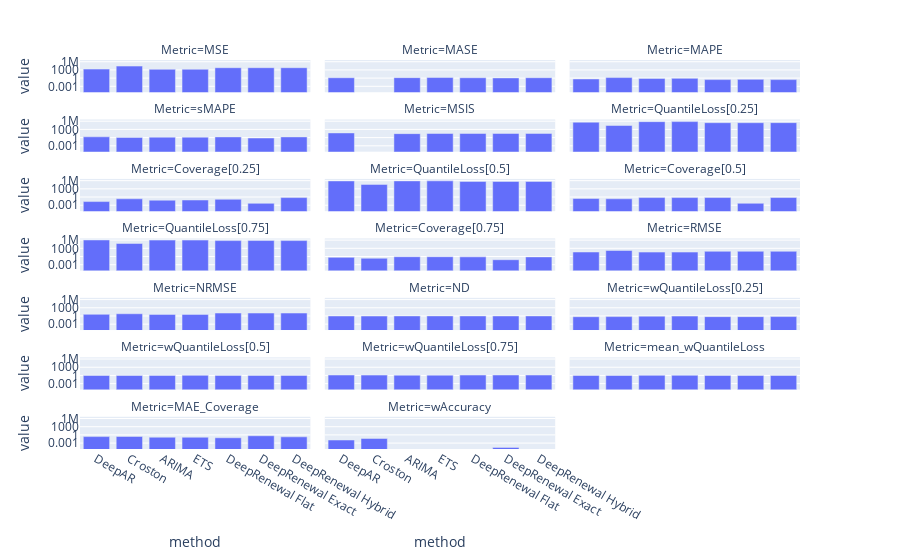

Write notebook code for a chart like this one.
### Code cell
px.bar(plot_df, x="method", y="value", facet_col="Metric", facet_col_wrap=3, log_y=True)

### Figure 1 — Plotly figure (JSON) as saved in the notebook; plotly's stock layout.template omitted (floating-point values rounded to 4 significant figures)
{"data": [{"alignmentgroup": "True", "hovertemplate": "Metric=MSE<br>method=%{x}<br>value=%{y}<extra></extra>", "legendgroup": "", "marker": {"color": "#636efa"}, "name": "", "offsetgroup": "", "orientation": "v", "showlegend": false, "textposition": "auto", "type": "bar", "x": ["DeepAR", "Croston", "ARIMA", "ETS", "DeepRenewal Flat", "DeepRenewal Exact", "DeepRenewal Hybrid"], "xaxis": "x19", "y": [1975.0, 25270.0, 1700.0, 1741.0, 6484.0, 6493.0, 6482.0], "yaxis": "y19"}, {"alignmentgroup": "True", "hovertemplate": "Metric=MASE<br>method=%{x}<br>value=%{y}<extra></extra>", "legendgroup": "", "marker": {"color": "#636efa"}, "name": "", "offsetgroup": "", "orientation": "v", "showlegend": false, "textposition": "auto", "type": "bar", "x": ["DeepAR", "Croston", "ARIMA", "ETS", "DeepRenewal Flat", "DeepRenewal Exact", "DeepRenewal Hybrid"], "xaxis": "x20", "y": [1.369, null, 1.477, 1.616, 1.38, 1.192, 1.392], "yaxis": "y20"}, {"alignmentgroup": "True", "hovertemplate": "Metric=MAPE<br>method=%{x}<br>value=%{y}<extra></extra>", "legendgroup": "", "marker": {"color": "#636efa"}, "name": "", "offsetgroup": "", "orientation": "v", "showlegend": false, "textposition": "auto", "type": "bar", "x": ["DeepAR", "Croston", "ARIMA", "ETS", "DeepRenewal Flat", "DeepRenewal Exact", "DeepRenewal Hybrid"], "xaxis": "x21", "y": [0.4897, 1.564, 0.7831, 0.8126, 0.2884, 0.3527, 0.2853], "yaxis": "y21"}, {"alignmentgroup": "True", "hovertemplate": "Metric=sMAPE<br>method=%{x}<br>value=%{y}<extra></extra>", "legendgroup": "", "marker": {"color": "#636efa"}, "name": "", "offsetgroup": "", "orientation": "v", "showlegend": false, "textposition": "auto", "type": "bar", "x": ["DeepAR", "Croston", "ARIMA", "ETS", "DeepRenewal Flat", "DeepRenewal Exact", "DeepRenewal Hybrid"], "xaxis": "x16", "y": [1.933, 1.177, 1.454, 1.455, 1.799, 0.7055, 1.797], "yaxis": "y16"}, {"alignmentgroup": "True", "hovertemplate": "Metric=MSIS<br>method=%{x}<br>value=%{y}<extra></extra>", "legendgroup": "", "marker": {"color": "#636efa"}, "name": "", "offsetgroup": "", "orientation": "v", "showlegend": false, "textposition": "auto", "type": "bar", "x": ["DeepAR", "Croston", "ARIMA", "ETS", "DeepRenewal Flat", "DeepRenewal Exact", "DeepRenewal Hybrid"], "xaxis": "x17", "y": [50.33, null, 27.95, 31.5, 31.93, 32.42, 33.33], "yaxis": "y17"}, {"alignmentgroup": "True", "hovertemplate": "Metric=QuantileLoss[0.25]<br>method=%{x}<br>value=%{y}<extra></extra>", "legendgroup": "", "marker": {"color": "#636efa"}, "name": "", "offsetgroup": "", "orientation": "v", "showlegend": false, "textposition": "auto", "type": "bar", "x": ["DeepAR", "Croston", "ARIMA", "ETS", "DeepRenewal Flat", "DeepRenewal Exact", "DeepRenewal Hybrid"], "xaxis": "x18", "y": [421800.0, 26650.0, 678800.0, 707200.0, 279000.0, 276831, 290400.0], "yaxis": "y18"}, {"alignmentgroup": "True", "hovertemplate": "Metric=Coverage[0.25]<br>method=%{x}<br>value=%{y}<extra></extra>", "legendgroup": "", "marker": {"color": "#636efa"}, "name": "", "offsetgroup": "", "orientation": "v", "showlegend": false, "textposition": "auto", "type": "bar", "x": ["DeepAR", "Croston", "ARIMA", "ETS", "DeepRenewal Flat", "DeepRenewal Exact", "DeepRenewal Hybrid"], "xaxis": "x13", "y": [0.02214, 0.2327, 0.06977, 0.08206, 0.1525, 0.004996, 0.6376], "yaxis": "y13"}, {"alignmentgroup": "True", "hovertemplate": "Metric=QuantileLoss[0.5]<br>method=%{x}<br>value=%{y}<extra></extra>", "legendgroup": "", "marker": {"color": "#636efa"}, "name": "", "offsetgroup": "", "orientation": "v", "showlegend": false, "textposition": "auto", "type": "bar", "x": ["DeepAR", "Croston", "ARIMA", "ETS", "DeepRenewal Flat", "DeepRenewal Exact", "DeepRenewal Hybrid"], "xaxis": "x14", "y": [774400.0, 42730.0, 808800.0, 830600.0, 501400.0, 484981, 501200.0], "yaxis": "y14"}, {"alignmentgroup": "True", "hovertemplate": "Metric=Coverage[0.5]<br>method=%{x}<br>value=%{y}<extra></extra>", "legendgroup": "", "marker": {"color": "#636efa"}, "name": "", "offsetgroup": "", "orientation": "v", "showlegend": false, "textposition": "auto", "type": "bar", "x": ["DeepAR", "Croston", "ARIMA", "ETS", "DeepRenewal Flat", "DeepRenewal Exact", "DeepRenewal Hybrid"], "xaxis": "x15", "y": [0.2828, 0.2327, 0.648, 0.6475, 0.6519, 0.005123, 0.6589], "yaxis": "y15"}, {"alignmentgroup": "True", "hovertemplate": "Metric=QuantileLoss[0.75]<br>method=%{x}<br>value=%{y}<extra></extra>", "legendgroup": "", "marker": {"color": "#636efa"}, "name": "", "offsetgroup": "", "orientation": "v", "showlegend": false, "textposition": "auto", "type": "bar", "x": ["DeepAR", "Croston", "ARIMA", "ETS", "DeepRenewal Flat", "DeepRenewal Exact", "DeepRenewal Hybrid"], "xaxis": "x10", "y": [1101000.0, 58820.0, 999600.0, 1007000.0, 660800.0, 691400.0, 668700.0], "yaxis": "y10"}, {"alignmentgroup": "True", "hovertemplate": "Metric=Coverage[0.75]<br>method=%{x}<br>value=%{y}<extra></extra>", "legendgroup": "", "marker": {"color": "#636efa"}, "name": "", "offsetgroup": "", "orientation": "v", "showlegend": false, "textposition": "auto", "type": "bar", "x": ["DeepAR", "Croston", "ARIMA", "ETS", "DeepRenewal Flat", "DeepRenewal Exact", "DeepRenewal Hybrid"], "xaxis": "x11", "y": [0.4836, 0.2327, 0.8476, 0.8492, 0.7366, 0.06689, 0.7143], "yaxis": "y11"}, {"alignmentgroup": "True", "hovertemplate": "Metric=RMSE<br>method=%{x}<br>value=%{y}<extra></extra>", "legendgroup": "", "marker": {"color": "#636efa"}, "name": "", "offsetgroup": "", "orientation": "v", "showlegend": false, "textposition": "auto", "type": "bar", "x": ["DeepAR", "Croston", "ARIMA", "ETS", "DeepRenewal Flat", "DeepRenewal Exact", "DeepRenewal Hybrid"], "xaxis": "x12", "y": [44.45, 159.0, 41.24, 41.72, 80.52, 80.58, 80.51], "yaxis": "y12"}, {"alignmentgroup": "True", "hovertemplate": "Metric=NRMSE<br>method=%{x}<br>value=%{y}<extra></extra>", "legendgroup": "", "marker": {"color": "#636efa"}, "name": "", "offsetgroup": "", "orientation": "v", "showlegend": false, "textposition": "auto", "type": "bar", "x": ["DeepAR", "Croston", "ARIMA", "ETS", "DeepRenewal Flat", "DeepRenewal Exact", "DeepRenewal Hybrid"], "xaxis": "x7", "y": [4.024, 6.439, 3.733, 3.778, 11.8, 11.81, 11.8], "yaxis": "y7"}, {"alignmentgroup": "True", "hovertemplate": "Metric=ND<br>method=%{x}<br>value=%{y}<extra></extra>", "legendgroup": "", "marker": {"color": "#636efa"}, "name": "", "offsetgroup": "", "orientation": "v", "showlegend": false, "textposition": "auto", "type": "bar", "x": ["DeepAR", "Croston", "ARIMA", "ETS", "DeepRenewal Flat", "DeepRenewal Exact", "DeepRenewal Hybrid"], "xaxis": "x8", "y": [0.9866, 0.95, 1.031, 1.058, 1.034, 1.0, 1.033], "yaxis": "y8"}, {"alignmentgroup": "True", "hovertemplate": "Metric=wQuantileLoss[0.25]<br>method=%{x}<br>value=%{y}<extra></extra>", "legendgroup": "", "marker": {"color": "#636efa"}, "name": "", "offsetgroup": "", "orientation": "v", "showlegend": false, "textposition": "auto", "type": "bar", "x": ["DeepAR", "Croston", "ARIMA", "ETS", "DeepRenewal Flat", "DeepRenewal Exact", "DeepRenewal Hybrid"], "xaxis": "x9", "y": [0.5375, 0.5924, 0.8648, 0.901, 0.5752, 0.5708, 0.5988], "yaxis": "y9"}, {"alignmentgroup": "True", "hovertemplate": "Metric=wQuantileLoss[0.5]<br>method=%{x}<br>value=%{y}<extra></extra>", "legendgroup": "", "marker": {"color": "#636efa"}, "name": "", "offsetgroup": "", "orientation": "v", "showlegend": false, "textposition": "auto", "type": "bar", "x": ["DeepAR", "Croston", "ARIMA", "ETS", "DeepRenewal Flat", "DeepRenewal Exact", "DeepRenewal Hybrid"], "xaxis": "x4", "y": [0.9866, 0.95, 1.031, 1.058, 1.034, 1.0, 1.033], "yaxis": "y4"}, {"alignmentgroup": "True", "hovertemplate": "Metric=wQuantileLoss[0.75]<br>method=%{x}<br>value=%{y}<extra></extra>", "legendgroup": "", "marker": {"color": "#636efa"}, "name": "", "offsetgroup": "", "orientation": "v", "showlegend": false, "textposition": "auto", "type": "bar", "x": ["DeepAR", "Croston", "ARIMA", "ETS", "DeepRenewal Flat", "DeepRenewal Exact", "DeepRenewal Hybrid"], "xaxis": "x5", "y": [1.403, 1.308, 1.274, 1.284, 1.362, 1.425, 1.379], "yaxis": "y5"}, {"alignmentgroup": "True", "hovertemplate": "Metric=mean_wQuantileLoss<br>method=%{x}<br>value=%{y}<extra></extra>", "legendgroup": "", "marker": {"color": "#636efa"}, "name": "", "offsetgroup": "", "orientation": "v", "showlegend": false, "textposition": "auto", "type": "bar", "x": ["DeepAR", "Croston", "ARIMA", "ETS", "DeepRenewal Flat", "DeepRenewal Exact", "DeepRenewal Hybrid"], "xaxis": "x6", "y": [0.9757, 0.95, 1.056, 1.081, 0.9905, 0.9988, 1.004], "yaxis": "y6"}, {"alignmentgroup": "True", "hovertemplate": "Metric=MAE_Coverage<br>method=%{x}<br>value=%{y}<extra></extra>", "legendgroup": "", "marker": {"color": "#636efa"}, "name": "", "offsetgroup": "", "orientation": "v", "showlegend": false, "textposition": "auto", "type": "bar", "x": ["DeepAR", "Croston", "ARIMA", "ETS", "DeepRenewal Flat", "DeepRenewal Exact", "DeepRenewal Hybrid"], "xaxis": "x", "y": [0.2372, 0.2673, 0.142, 0.1382, 0.0876, 0.4743, 0.1941], "yaxis": "y"}, {"alignmentgroup": "True", "hovertemplate": "Metric=wAccuracy<br>method=%{x}<br>value=%{y}<extra></extra>", "legendgroup": "", "marker": {"color": "#636efa"}, "name": "", "offsetgroup": "", "orientation": "v", "showlegend": false, "textposition": "auto", "type": "bar", "x": ["DeepAR", "Croston", "ARIMA", "ETS", "DeepRenewal Flat", "DeepRenewal Exact", "DeepRenewal Hybrid"], "xaxis": "x2", "y": [0.01337, 0.05005, -0.03055, -0.05825, -0.03377, 2.68e-05, -0.03338], "yaxis": "y2"}], "layout": {"annotations": [{"font": {}, "showarrow": false, "text": "Metric=MAE_Coverage", "x": 0.16, "xanchor": "center", "xref": "paper", "y": 0.08286, "yanchor": "bottom", "yref": "paper"}, {"font": {}, "showarrow": false, "text": "Metric=wAccuracy", "x": 0.5, "xanchor": "center", "xref": "paper", "y": 0.08286, "yanchor": "bottom", "yref": "paper"}, {"font": {}, "showarrow": false, "text": "Metric=wQuantileLoss[0.5]", "x": 0.16, "xanchor": "center", "xref": "paper", "y": 0.2357, "yanchor": "bottom", "yref": "paper"}, {"font": {}, "showarrow": false, "text": "Metric=wQuantileLoss[0.75]", "x": 0.5, "xanchor": "center", "xref": "paper", "y": 0.2357, "yanchor": "bottom", "yref": "paper"}, {"font": {}, "showarrow": false, "text": "Metric=mean_wQuantileLoss", "x": 0.84, "xanchor": "center", "xref": "paper", "y": 0.2357, "yanchor": "bottom", "yref": "paper"}, {"font": {}, "showarrow": false, "text": "Metric=NRMSE", "x": 0.16, "xanchor": "center", "xref": "paper", "y": 0.3886, "yanchor": "bottom", "yref": "paper"}, {"font": {}, "showarrow": false, "text": "Metric=ND", "x": 0.5, "xanchor": "center", "xref": "paper", "y": 0.3886, "yanchor": "bottom", "yref": "paper"}, {"font": {}, "showarrow": false, "text": "Metric=wQuantileLoss[0.25]", "x": 0.84, "xanchor": "center", "xref": "paper", "y": 0.3886, "yanchor": "bottom", "yref": "paper"}, {"font": {}, "showarrow": false, "text": "Metric=QuantileLoss[0.75]", "x": 0.16, "xanchor": "center", "xref": "paper", "y": 0.5414, "yanchor": "bottom", "yref": "paper"}, {"font": {}, "showarrow": false, "text": "Metric=Coverage[0.75]", "x": 0.5, "xanchor": "center", "xref": "paper", "y": 0.5414, "yanchor": "bottom", "yref": "paper"}, {"font": {}, "showarrow": false, "text": "Metric=RMSE", "x": 0.84, "xanchor": "center", "xref": "paper", "y": 0.5414, "yanchor": "bottom", "yref": "paper"}, {"font": {}, "showarrow": false, "text": "Metric=Coverage[0.25]", "x": 0.16, "xanchor": "center", "xref": "paper", "y": 0.6943, "yanchor": "bottom", "yref": "paper"}, {"font": {}, "showarrow": false, "text": "Metric=QuantileLoss[0.5]", "x": 0.5, "xanchor": "center", "xref": "paper", "y": 0.6943, "yanchor": "bottom", "yref": "paper"}, {"font": {}, "showarrow": false, "text": "Metric=Coverage[0.5]", "x": 0.84, "xanchor": "center", "xref": "paper", "y": 0.6943, "yanchor": "bottom", "yref": "paper"}, {"font": {}, "showarrow": false, "text": "Metric=sMAPE", "x": 0.16, "xanchor": "center", "xref": "paper", "y": 0.8471, "yanchor": "bottom", "yref": "paper"}, {"font": {}, "showarrow": false, "text": "Metric=MSIS", "x": 0.5, "xanchor": "center", "xref": "paper", "y": 0.8471, "yanchor": "bottom", "yref": "paper"}, {"font": {}, "showarrow": false, "text": "Metric=QuantileLoss[0.25]", "x": 0.84, "xanchor": "center", "xref": "paper", "y": 0.8471, "yanchor": "bottom", "yref": "paper"}, {"font": {}, "showarrow": false, "text": "Metric=MSE", "x": 0.16, "xanchor": "center", "xref": "paper", "y": 1, "yanchor": "bottom", "yref": "paper"}, {"font": {}, "showarrow": false, "text": "Metric=MASE", "x": 0.5, "xanchor": "center", "xref": "paper", "y": 1, "yanchor": "bottom", "yref": "paper"}, {"font": {}, "showarrow": false, "text": "Metric=MAPE", "x": 0.84, "xanchor": "center", "xref": "paper", "y": 1, "yanchor": "bottom", "yref": "paper"}], "autosize": true, "barmode": "relative", "legend": {"tracegroupgap": 0}, "margin": {"t": 60}, "xaxis": {"anchor": "y", "autorange": true, "domain": [0, 0.32], "range": [-0.5, 6.5], "title": {"text": "method"}, "type": "category"}, "xaxis10": {"anchor": "y10", "autorange": true, "domain": [0, 0.32], "matches": "x", "range": [-0.5, 6.5], "showticklabels": false, "type": "category"}, "xaxis11": {"anchor": "y11", "autorange": true, "domain": [0.34, 0.66], "matches": "x", "range": [-0.5, 6.5], "showticklabels": false, "type": "category"}, "xaxis12": {"anchor": "y12", "autorange": true, "domain": [0.68, 1.0], "matches": "x", "range": [-0.5, 6.5], "showticklabels": false, "type": "category"}, "xaxis13": {"anchor": "y13", "autorange": true, "domain": [0, 0.32], "matches": "x", "range": [-0.5, 6.5], "showticklabels": false, "type": "category"}, "xaxis14": {"anchor": "y14", "autorange": true, "domain": [0.34, 0.66], "matches": "x", "range": [-0.5, 6.5], "showticklabels": false, "type": "category"}, "xaxis15": {"anchor": "y15", "autorange": true, "domain": [0.68, 1.0], "matches": "x", "range": [-0.5, 6.5], "showticklabels": false, "type": "category"}, "xaxis16": {"anchor": "y16", "autorange": true, "domain": [0, 0.32], "matches": "x", "range": [-0.5, 6.5], "showticklabels": false, "type": "category"}, "xaxis17": {"anchor": "y17", "autorange": true, "domain": [0.34, 0.66], "matches": "x", "range": [-0.5, 6.5], "showticklabels": false, "type": "category"}, "xaxis18": {"anchor": "y18", "autorange": true, "domain": [0.68, 1.0], "matches": "x", "range": [-0.5, 6.5], "showticklabels": false, "type": "category"}, "xaxis19": {"anchor": "y19", "autorange": true, "domain": [0, 0.32], "matches": "x", "range": [-0.5, 6.5], "showticklabels": false, "type": "category"}, "xaxis2": {"anchor": "y2", "autorange": true, "domain": [0.34, 0.66], "matches": "x", "range": [-0.5, 6.5], "title": {"text": "method"}, "type": "category"}, "xaxis20": {"anchor": "y20", "autorange": true, "domain": [0.34, 0.66], "matches": "x", "range": [-0.5, 6.5], "showticklabels": false, "type": "category"}, "xaxis21": {"anchor": "y21", "autorange": true, "domain": [0.68, 1.0], "matches": "x", "range": [-0.5, 6.5], "showticklabels": false, "type": "category"}, "xaxis3": {"anchor": "y3", "domain": [0.68, 1.0], "matches": "x", "title": {"text": "method"}}, "xaxis4": {"anchor": "y4", "autorange": true, "domain": [0, 0.32], "matches": "x", "range": [-0.5, 6.5], "showticklabels": false, "type": "category"}, "xaxis5": {"anchor": "y5", "autorange": true, "domain": [0.34, 0.66], "matches": "x", "range": [-0.5, 6.5], "showticklabels": false, "type": "category"}, "xaxis6": {"anchor": "y6", "autorange": true, "domain": [0.68, 1.0], "matches": "x", "range": [-0.5, 6.5], "showticklabels": false, "type": "category"}, "xaxis7": {"anchor": "y7", "autorange": true, "domain": [0, 0.32], "matches": "x", "range": [-0.5, 6.5], "showticklabels": false, "type": "category"}, "xaxis8": {"anchor": "y8", "autorange": true, "domain": [0.34, 0.66], "matches": "x", "range": [-0.5, 6.5], "showticklabels": false, "type": "category"}, "xaxis9": {"anchor": "y9", "autorange": true, "domain": [0.68, 1.0], "matches": "x", "range": [-0.5, 6.5], "showticklabels": false, "type": "category"}, "yaxis": {"anchor": "x", "autorange": true, "domain": [0, 0.08286], "range": [-4.754, 6.113], "title": {"text": "value"}, "type": "log"}, "yaxis10": {"anchor": "x10", "autorange": true, "domain": [0.4586, 0.5414], "matches": "y", "range": [-4.754, 6.113], "title": {"text": "value"}, "type": "log"}, "yaxis11": {"anchor": "x11", "autorange": true, "domain": [0.4586, 0.5414], "matches": "y", "range": [-4.754, 6.113], "showticklabels": false, "type": "log"}, "yaxis12": {"anchor": "x12", "autorange": true, "domain": [0.4586, 0.5414], "matches": "y", "range": [-4.754, 6.113], "showticklabels": false, "type": "log"}, "yaxis13": {"anchor": "x13", "autorange": true, "domain": [0.6114, 0.6943], "matches": "y", "range": [-4.754, 6.113], "title": {"text": "value"}, "type": "log"}, "yaxis14": {"anchor": "x14", "autorange": true, "domain": [0.6114, 0.6943], "matches": "y", "range": [-4.754, 6.113], "showticklabels": false, "type": "log"}, "yaxis15": {"anchor": "x15", "autorange": true, "domain": [0.6114, 0.6943], "matches": "y", "range": [-4.754, 6.113], "showticklabels": false, "type": "log"}, "yaxis16": {"anchor": "x16", "autorange": true, "domain": [0.7643, 0.8471], "matches": "y", "range": [-4.754, 6.113], "title": {"text": "value"}, "type": "log"}, "yaxis17": {"anchor": "x17", "autorange": true, "domain": [0.7643, 0.8471], "matches": "y", "range": [-4.754, 6.113], "showticklabels": false, "type": "log"}, "yaxis18": {"anchor": "x18", "autorange": true, "domain": [0.7643, 0.8471], "matches": "y", "range": [-4.754, 6.113], "showticklabels": false, "type": "log"}, "yaxis19": {"anchor": "x19", "autorange": true, "domain": [0.9171, 1], "matches": "y", "range": [-4.754, 6.113], "title": {"text": "value"}, "type": "log"}, "yaxis2": {"anchor": "x2", "autorange": true, "domain": [0, 0.08286], "matches": "y", "range": [-4.754, 6.113], "showticklabels": false, "type": "log"}, "yaxis20": {"anchor": "x20", "autorange": true, "domain": [0.9171, 1], "matches": "y", "range": [-4.754, 6.113], "showticklabels": false, "type": "log"}, "yaxis21": {"anchor": "x21", "autorange": true, "domain": [0.9171, 1], "matches": "y", "range": [-4.754, 6.113], "showticklabels": false, "type": "log"}, "yaxis3": {"anchor": "x3", "domain": [0, 0.08286], "matches": "y", "showticklabels": false, "type": "log"}, "yaxis4": {"anchor": "x4", "autorange": true, "domain": [0.1529, 0.2357], "matches": "y", "range": [-4.754, 6.113], "title": {"text": "value"}, "type": "log"}, "yaxis5": {"anchor": "x5", "autorange": true, "domain": [0.1529, 0.2357], "matches": "y", "range": [-4.754, 6.113], "showticklabels": false, "type": "log"}, "yaxis6": {"anchor": "x6", "autorange": true, "domain": [0.1529, 0.2357], "matches": "y", "range": [-4.754, 6.113], "showticklabels": false, "type": "log"}, "yaxis7": {"anchor": "x7", "autorange": true, "domain": [0.3057, 0.3886], "matches": "y", "range": [-4.754, 6.113], "title": {"text": "value"}, "type": "log"}, "yaxis8": {"anchor": "x8", "autorange": true, "domain": [0.3057, 0.3886], "matches": "y", "range": [-4.754, 6.113], "showticklabels": false, "type": "log"}, "yaxis9": {"anchor": "x9", "autorange": true, "domain": [0.3057, 0.3886], "matches": "y", "range": [-4.754, 6.113], "showticklabels": false, "type": "log"}}}
